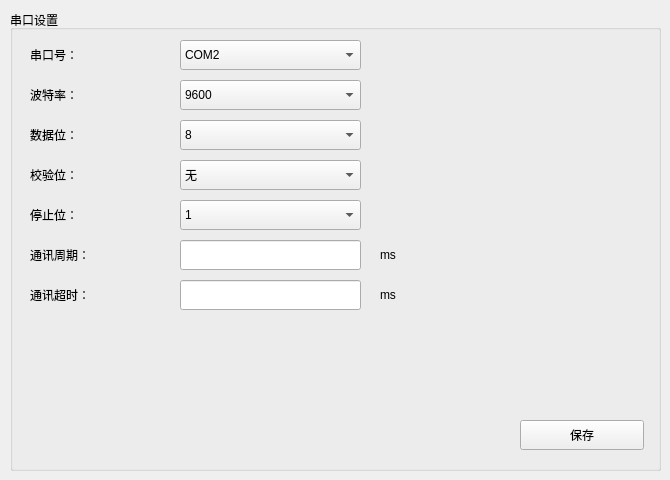
    <widget class="QWidget" name="page_3">
     <widget class="QGroupBox" name="gbox_serial">
      <property name="geometry">
       <rect>
        <x>10</x>
        <y>10</y>
        <width>651</width>
        <height>461</height>
       </rect>
      </property>
      <property name="styleSheet">
       <string notr="true"/>
      </property>
      <property name="title">
       <string>串口设置</string>
      </property>
      <widget class="QLabel" name="label_24">
       <property name="geometry">
        <rect>
         <x>20</x>
         <y>230</y>
         <width>150</width>
         <height>30</height>
        </rect>
       </property>
       <property name="text">
        <string>通讯周期：</string>
       </property>
       <property name="buddy">
        <cstring>txtuartInterval</cstring>
       </property>
      </widget>
      <widget class="QComboBox" name="comboBox_baudrate">
       <property name="geometry">
        <rect>
         <x>170</x>
         <y>70</y>
         <width>181</width>
         <height>30</height>
        </rect>
       </property>
       <property name="currentIndex">
        <number>4</number>
       </property>
       <item>
        <property name="text">
         <string>600</string>
        </property>
       </item>
       <item>
        <property name="text">
         <string>1200</string>
        </property>
       </item>
       <item>
        <property name="text">
         <string>2400</string>
        </property>
       </item>
       <item>
        <property name="text">
         <string>4800</string>
        </property>
       </item>
       <item>
        <property name="text">
         <string>9600</string>
        </property>
       </item>
       <item>
        <property name="text">
         <string>19200</string>
        </property>
       </item>
       <item>
        <property name="text">
         <string>38400</string>
        </property>
       </item>
       <item>
        <property name="text">
         <string>57600</string>
        </property>
       </item>
       <item>
        <property name="text">
         <string>115200</string>
        </property>
       </item>
      </widget>
      <widget class="QComboBox" name="comboBox_databits">
       <property name="geometry">
        <rect>
         <x>170</x>
         <y>110</y>
         <width>181</width>
         <height>30</height>
        </rect>
       </property>
       <property name="currentIndex">
        <number>2</number>
       </property>
       <item>
        <property name="text">
         <string>6</string>
        </property>
       </item>
       <item>
        <property name="text">
         <string>7</string>
        </property>
       </item>
       <item>
        <property name="text">
         <string>8</string>
        </property>
       </item>
      </widget>
      <widget class="QComboBox" name="comboBox_parity">
       <property name="geometry">
        <rect>
         <x>170</x>
         <y>150</y>
         <width>181</width>
         <height>30</height>
        </rect>
       </property>
       <item>
        <property name="text">
         <string>无</string>
        </property>
       </item>
       <item>
        <property name="text">
         <string>奇</string>
        </property>
       </item>
       <item>
        <property name="text">
         <string>偶</string>
        </property>
       </item>
      </widget>
      <widget class="QLabel" name="label_49">
       <property name="geometry">
        <rect>
         <x>20</x>
         <y>150</y>
         <width>150</width>
         <height>30</height>
        </rect>
       </property>
       <property name="text">
        <string>校验位：</string>
       </property>
       <property name="buddy">
        <cstring>comboBox_parity</cstring>
       </property>
      </widget>
      <widget class="QComboBox" name="comboBox_serial">
       <property name="geometry">
        <rect>
         <x>170</x>
         <y>30</y>
         <width>181</width>
         <height>30</height>
        </rect>
       </property>
       <item>
        <property name="text">
         <string>COM2</string>
        </property>
       </item>
       <item>
        <property name="text">
         <string>COM3</string>
        </property>
       </item>
       <item>
        <property name="text">
         <string>COM4</string>
        </property>
       </item>
       <item>
        <property name="text">
         <string>COM5</string>
        </property>
       </item>
       <item>
        <property name="text">
         <string>COM6</string>
        </property>
       </item>
      </widget>
      <widget class="QLineEdit" name="txtuartInterval">
       <property name="geometry">
        <rect>
         <x>170</x>
         <y>230</y>
         <width>181</width>
         <height>30</height>
        </rect>
       </property>
      </widget>
      <widget class="QLabel" name="label_51">
       <property name="geometry">
        <rect>
         <x>20</x>
         <y>70</y>
         <width>150</width>
         <height>30</height>
        </rect>
       </property>
       <property name="text">
        <string>波特率：</string>
       </property>
       <property name="buddy">
        <cstring>comboBox_baudrate</cstring>
       </property>
      </widget>
      <widget class="QLabel" name="label_48">
       <property name="geometry">
        <rect>
         <x>20</x>
         <y>190</y>
         <width>150</width>
         <height>30</height>
        </rect>
       </property>
       <property name="text">
        <string>停止位：</string>
       </property>
       <property name="buddy">
        <cstring>comboBox_stopbits</cstring>
       </property>
      </widget>
      <widget class="QComboBox" name="comboBox_stopbits">
       <property name="geometry">
        <rect>
         <x>170</x>
         <y>190</y>
         <width>181</width>
         <height>30</height>
        </rect>
       </property>
       <item>
        <property name="text">
         <string>1</string>
        </property>
       </item>
       <item>
        <property name="text">
         <string>2</string>
        </property>
       </item>
      </widget>
      <widget class="QLabel" name="label_25">
       <property name="geometry">
        <rect>
         <x>20</x>
         <y>30</y>
         <width>150</width>
         <height>30</height>
        </rect>
       </property>
       <property name="text">
        <string>串口号：</string>
       </property>
       <property name="buddy">
        <cstring>comboBox_serial</cstring>
       </property>
      </widget>
      <widget class="QLabel" name="label_50">
       <property name="geometry">
        <rect>
         <x>20</x>
         <y>110</y>
         <width>150</width>
         <height>30</height>
        </rect>
       </property>
       <property name="text">
        <string>数据位：</string>
       </property>
       <property name="buddy">
        <cstring>comboBox_databits</cstring>
       </property>
      </widget>
      <widget class="QLabel" name="label_26">
       <property name="geometry">
        <rect>
         <x>20</x>
         <y>270</y>
         <width>150</width>
         <height>30</height>
        </rect>
       </property>
       <property name="text">
        <string>通讯超时：</string>
       </property>
       <property name="buddy">
        <cstring>txtuartTimeout</cstring>
       </property>
      </widget>
      <widget class="QLineEdit" name="txtuartTimeout">
       <property name="geometry">
        <rect>
         <x>170</x>
         <y>270</y>
         <width>181</width>
         <height>30</height>
        </rect>
       </property>
      </widget>
      <widget class="QPushButton" name="btn_SaveSerial">
       <property name="geometry">
        <rect>
         <x>510</x>
         <y>410</y>
         <width>124</width>
         <height>30</height>
        </rect>
       </property>
       <property name="text">
        <string>保存</string>
       </property>
       <property name="iconSize">
        <size>
         <width>120</width>
         <height>40</height>
        </size>
       </property>
      </widget>
      <widget class="QLabel" name="label_38">
       <property name="geometry">
        <rect>
         <x>370</x>
         <y>270</y>
         <width>62</width>
         <height>30</height>
        </rect>
       </property>
       <property name="text">
        <string>ms</string>
       </property>
      </widget>
      <widget class="QLabel" name="label_39">
       <property name="geometry">
        <rect>
         <x>370</x>
         <y>230</y>
         <width>62</width>
         <height>30</height>
        </rect>
       </property>
       <property name="text">
        <string>ms</string>
       </property>
      </widget>
     </widget>
    </widget>
